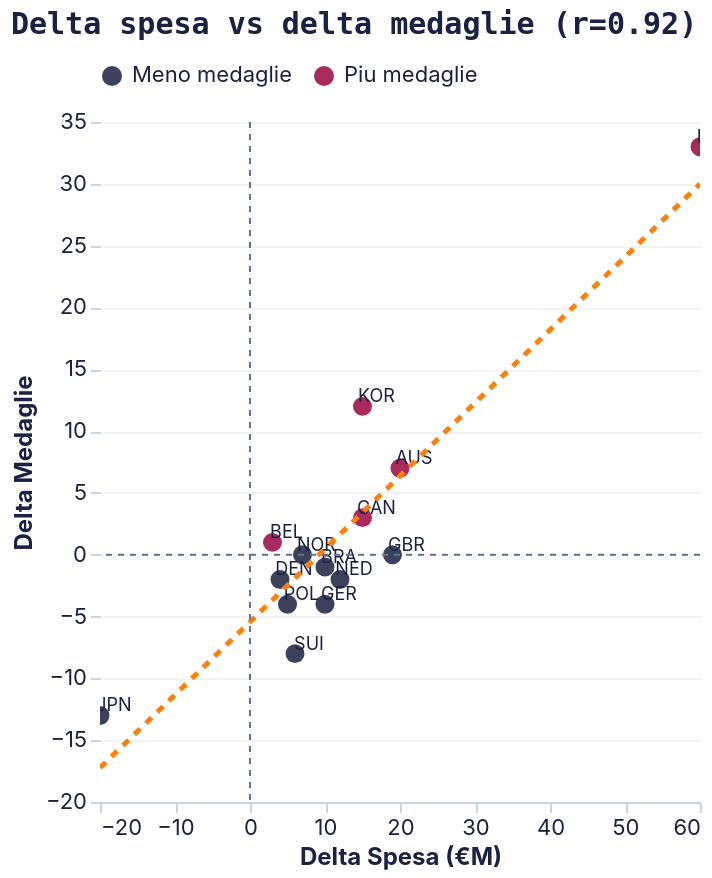

Express this chart as Vega-Lite.
### Vega-Lite specification from a JSON file in a GitHub repository (floating-point values rounded to 4 significant figures)
{"config": {"background": null, "view": {"stroke": null}, "title": {"font": "Space Mono, monospace", "fontSize": 15, "fontWeight": "bold", "color": "#1b2140", "anchor": "start", "offset": 12}, "axis": {"labelFont": "Inter, sans-serif", "titleFont": "Inter, sans-serif", "labelFontSize": 11, "titleFontSize": 12, "titleFontWeight": "bold", "labelColor": "#1b2140", "titleColor": "#1b2140", "gridColor": "#E5E7EB", "gridOpacity": 0.5, "domainColor": "#CBD5E1", "tickColor": "#CBD5E1", "labelAngle": 0}, "axisY": {"grid": true, "domain": false}, "axisX": {"grid": false}, "legend": {"labelFont": "Inter, sans-serif", "titleFont": "Inter, sans-serif", "labelFontSize": 11, "titleFontSize": 12, "titleFontWeight": "bold", "labelColor": "#1b2140", "titleColor": "#1b2140", "orient": "top", "direction": "horizontal", "symbolType": "circle"}, "range": {"category": ["#1b2140", "#ff8009", "#9a0641", "#ffe34a", "#e7b6af", "#64748B"], "ordinal": {"scheme": "blues"}, "heatmap": {"scheme": "blues"}, "ramp": {"scheme": "blues"}}, "bar": {"color": "#1b2140", "cornerRadiusTopRight": 3, "cornerRadiusBottomRight": 3}, "line": {"color": "#1b2140", "strokeWidth": 2.5}, "point": {"color": "#1b2140", "filled": true}, "circle": {"color": "#1b2140"}, "text": {"font": "Inter, sans-serif", "fontSize": 11, "color": "#1b2140"}, "arc": {"fill": "#1b2140"}, "area": {"fill": "#1b2140", "opacity": 0.5}}, "layer": [{"mark": {"type": "point", "filled": true, "opacity": 0.85, "size": 90}, "encoding": {"color": {"field": "dir", "scale": {"range": ["#1b2140", "#9a0641"]}, "title": null, "type": "nominal"}, "tooltip": [{"field": "Nazione", "type": "nominal"}, {"field": "ds", "format": "+.0f", "type": "quantitative"}, {"field": "dm", "format": "+.0f", "type": "quantitative"}], "x": {"field": "ds", "title": "Delta Spesa (€M)", "type": "quantitative"}, "y": {"field": "dm", "title": "Delta Medaglie", "type": "quantitative"}}, "name": "view_23db4a1461b8fcb9_0"}, {"mark": {"type": "text", "dx": 7, "dy": -5, "fontSize": 9}, "encoding": {"text": {"field": "Cod", "type": "nominal"}, "x": {"field": "ds", "type": "quantitative"}, "y": {"field": "dm", "type": "quantitative"}}}, {"mark": {"type": "line", "color": "#ff8009", "strokeDash": [4, 4]}, "encoding": {"x": {"field": "ds", "type": "quantitative"}, "y": {"field": "dm", "type": "quantitative"}}, "transform": [{"on": "ds", "regression": "dm"}]}, {"data": {"name": "data-a0a55d106695e8d630baff0f16eee66d"}, "mark": {"type": "rule", "color": "#64748B", "strokeDash": [3, 3]}, "encoding": {"y": {"field": "y", "type": "quantitative"}}}, {"data": {"name": "data-d285a7403ed98ae579761d64a864032b"}, "mark": {"type": "rule", "color": "#64748B", "strokeDash": [3, 3]}, "encoding": {"x": {"field": "x", "type": "quantitative"}}}], "data": {"name": "data-3b0e522a05118bd91399782b15444ff6"}, "height": 340, "params": [{"name": "param_1e9efca18e7a2868", "select": {"type": "interval", "encodings": ["x", "y"]}, "bind": "scales", "views": ["view_23db4a1461b8fcb9_0"]}], "title": "Delta spesa vs delta medaglie (r=0.92)", "width": "container", "$schema": "https://vega.github.io/schema/vega-lite/v6.4.1.json", "datasets": {"data-3b0e522a05118bd91399782b15444ff6": [{"Cod": "GBR", "Nazione": "Great Britain", "Spesa": 331, "Medaglie": 65, "Sp2": 350, "M2": 65, "ds": 19, "dm": 0, "dir": "Meno medaglie"}, {"Cod": "NED", "Nazione": "Netherlands", "Spesa": 108, "Medaglie": 36, "Sp2": 120, "M2": 34, "ds": 12, "dm": -2, "dir": "Meno medaglie"}, {"Cod": "FRA", "Nazione": "France", "Spesa": 220, "Medaglie": 33, "Sp2": 280, "M2": 66, "ds": 60, "dm": 33, "dir": "Piu medaglie"}, {"Cod": "GER", "Nazione": "Germany", "Spesa": 185, "Medaglie": 37, "Sp2": 195, "M2": 33, "ds": 10, "dm": -4, "dir": "Meno medaglie"}, {"Cod": "AUS", "Nazione": "Australia", "Spesa": 200, "Medaglie": 46, "Sp2": 220, "M2": 53, "ds": 20, "dm": 7, "dir": "Piu medaglie"}, {"Cod": "BEL", "Nazione": "Belgium", "Spesa": 25, "Medaglie": 9, "Sp2": 28, "M2": 10, "ds": 3, "dm": 1, "dir": "Piu medaglie"}, {"Cod": "CAN", "Nazione": "Canada", "Spesa": 140, "Medaglie": 24, "Sp2": 155, "M2": 27, "ds": 15, "dm": 3, "dir": "Piu medaglie"}, {"Cod": "JPN", "Nazione": "Japan", "Spesa": 400, "Medaglie": 58, "Sp2": 380, "M2": 45, "ds": -20, "dm": -13, "dir": "Meno medaglie"}, {"Cod": "BRA", "Nazione": "Brazil", "Spesa": 180, "Medaglie": 21, "Sp2": 190, "M2": 20, "ds": 10, "dm": -1, "dir": "Meno medaglie"}, {"Cod": "POL", "Nazione": "Poland", "Spesa": 55, "Medaglie": 14, "Sp2": 60, "M2": 10, "ds": 5, "dm": -4, "dir": "Meno medaglie"}, {"Cod": "NOR", "Nazione": "Norway", "Spesa": 65, "Medaglie": 8, "Sp2": 72, "M2": 8, "ds": 7, "dm": 0, "dir": "Meno medaglie"}, {"Cod": "DEN", "Nazione": "Denmark", "Spesa": 38, "Medaglie": 11, "Sp2": 42, "M2": 9, "ds": 4, "dm": -2, "dir": "Meno medaglie"}, {"Cod": "SUI", "Nazione": "Switzerland", "Spesa": 42, "Medaglie": 13, "Sp2": 48, "M2": 5, "ds": 6, "dm": -8, "dir": "Meno medaglie"}, {"Cod": "KOR", "Nazione": "South Korea", "Spesa": 160, "Medaglie": 20, "Sp2": 175, "M2": 32, "ds": 15, "dm": 12, "dir": "Piu medaglie"}], "data-a0a55d106695e8d630baff0f16eee66d": [{"y": 0}], "data-d285a7403ed98ae579761d64a864032b": [{"x": 0}]}}
